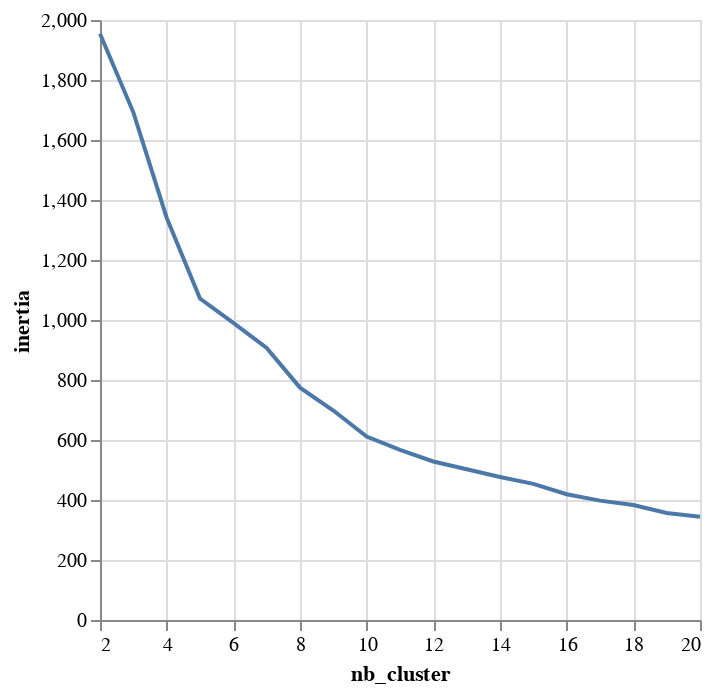

Notebook code for this chart:
### Code cell
# Solution
alt.Chart(cluster_df).mark_line().encode(alt.X('nb_cluster'), alt.Y('inertia'))

### Figure 1 — Vega-Lite specification as saved in the notebook (floating-point values rounded to 4 significant figures)
{"config": {"view": {"continuousWidth": 300, "continuousHeight": 300}}, "data": {"name": "data-1e228982ca231d9f5191acf33d6b4951"}, "mark": {"type": "line"}, "encoding": {"x": {"field": "nb_cluster", "type": "quantitative"}, "y": {"field": "inertia", "type": "quantitative"}}, "$schema": "https://vega.github.io/schema/vega-lite/v5.20.1.json", "datasets": {"data-1e228982ca231d9f5191acf33d6b4951": [{"nb_cluster": 2, "inertia": 1954.0}, {"nb_cluster": 3, "inertia": 1692.0}, {"nb_cluster": 4, "inertia": 1341.0}, {"nb_cluster": 5, "inertia": 1071.0}, {"nb_cluster": 6, "inertia": 990.4}, {"nb_cluster": 7, "inertia": 906.9}, {"nb_cluster": 8, "inertia": 774.5}, {"nb_cluster": 9, "inertia": 698.3}, {"nb_cluster": 10, "inertia": 611.4}, {"nb_cluster": 11, "inertia": 567.0}, {"nb_cluster": 12, "inertia": 528.3}, {"nb_cluster": 13, "inertia": 502.5}, {"nb_cluster": 14, "inertia": 476.9}, {"nb_cluster": 15, "inertia": 453.7}, {"nb_cluster": 16, "inertia": 419.3}, {"nb_cluster": 17, "inertia": 397.9}, {"nb_cluster": 18, "inertia": 383.3}, {"nb_cluster": 19, "inertia": 356.5}, {"nb_cluster": 20, "inertia": 344.5}]}}
